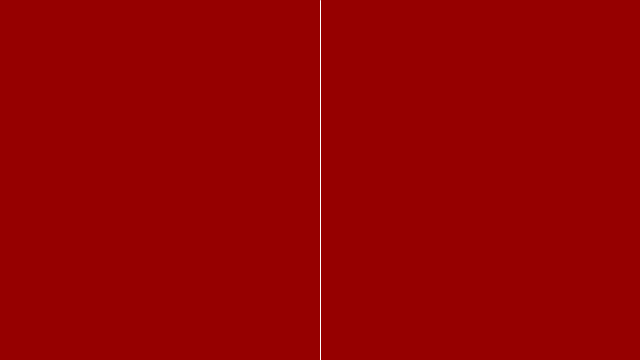
Frame 1 (no input)
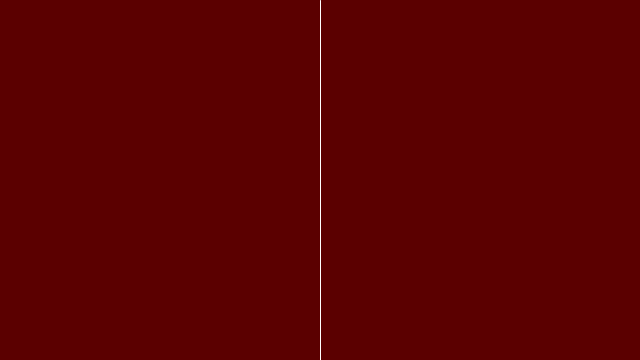
Frame 60 (the mouse pressed at the canvas centre just before this capture)
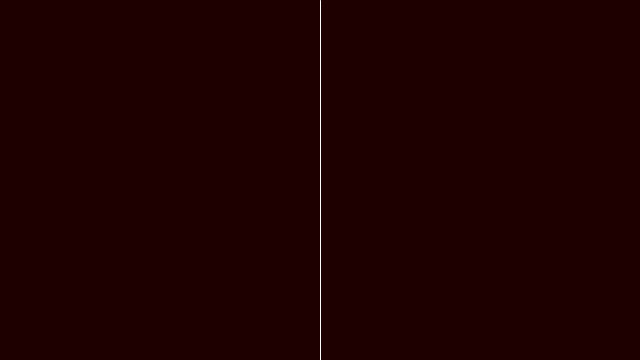
Frame 120 (the mouse held since frame 60 and released just before this capture)

The Processing sketch that drew these frames (run headless with seeded random() and noise(); from frame 60 on, the mouse is pressed at the canvas centre):

// Processing sketch: Example_5_1
// ── Example_5_1.pde

// Example 5-1: Conditionals

// Variables
float r = 150;
float g = 0;
float b = 0;

void setup() {
  size(640,360);
}

void draw() {
  // Draw stuff
  background(r,g,b);  
  stroke(255);
  line(width/2,0,width/2,height);


  // If the mouse is on the right side of the screen is equivalent to 
  // "if mouseX is greater than width divided by 2."
  if(mouseX > width/2) {
    r = r + 1; 
  } else {
    r = r - 1;
  }

// this does the same thing as the function below
  r = constrain(r,0,255);
  
  
// If r is greater than 255, set it back to 255.  
// If r is less than 0, set it back to 0.
//  if (r > 255) {
//    r = 255; 
// } else if (r < 0) {
//    r = 0;
// }
  
}
